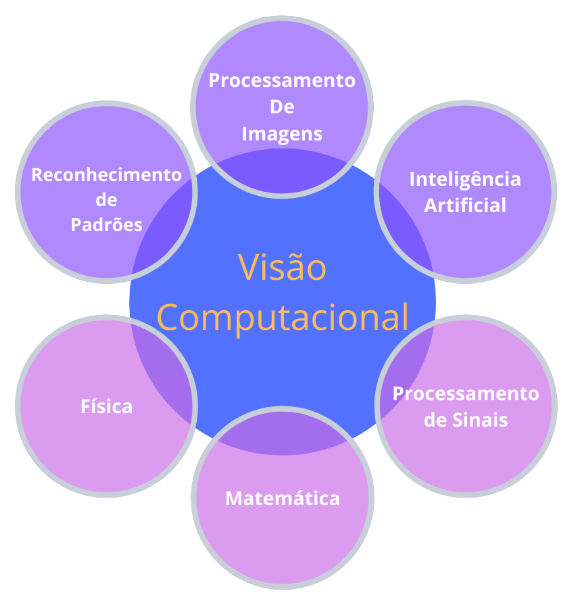
#> input picture imagem/visao_computacional.png, 575 x 604 px, found by its file name
$ python cropped_image.py
#> lines starting #> are read from the running program, lines starting #| are printed output that depends on the picture
import cv2 as cv
import numpy as np

path = 'imagem/visao_computacional.png'
img = cv.imread(path)
#> img is the input picture: shape (604, 575, 3); mean B, G, R 248.5, 187.5, 202.4
cv.imshow('Imagem', img)


# Using img_cropped = img[] method
img_cropped = img[200:400, 200:500]
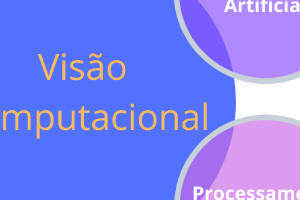
#> img_cropped: shape (200, 300, 3); mean B, G, R 245.9, 131.7, 126.2
cv.imshow('Cropped_Image', img_cropped)

cv.waitKey(0)
cv.destroyAllWindows()

$ run again, with imagem/cards.png copied over imagem/visao_computacional.png
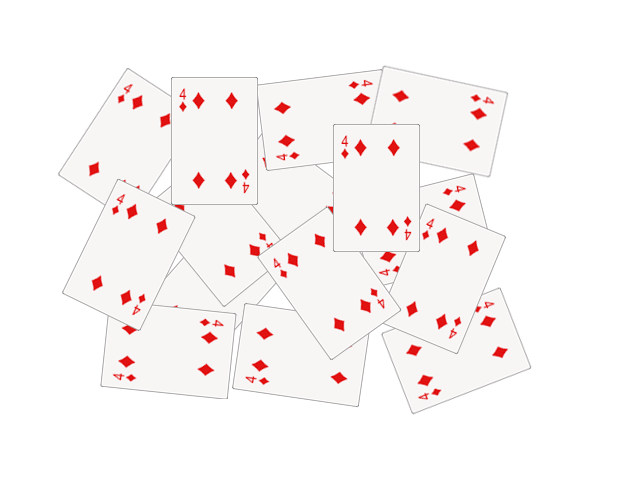
#> input picture imagem/cards.png, 640 x 480 px, found by its file name
#> img is the input picture: shape (480, 640, 3); mean B, G, R 245.8, 245.8, 250.7
#> `img_cropped = img[200:400, 200:500]`:
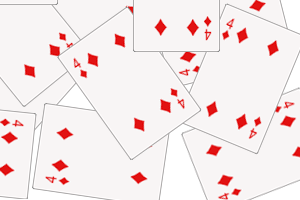
#> img_cropped: shape (200, 300, 3); mean B, G, R 233.1, 233.1, 245.4
